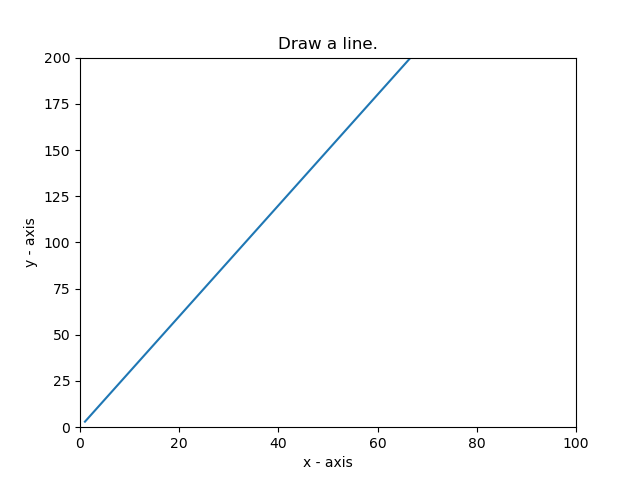

Python code for this plot:
import matplotlib.pyplot as plt
X = range(1, 150)
Y = [value * 3 for value in X]
plt.plot(X, Y)
plt.xlabel('x - axis')
plt.ylabel('y - axis')
plt.title('Draw a line.')
# shows the current axis limits values
print(plt.axis()) 
# set new axes limits
# Limit of x axis 0 to 100
# Limit of y axis 0 to 200
plt.axis([0, 100, 0, 200]) 
# Display the figure.
plt.show()
